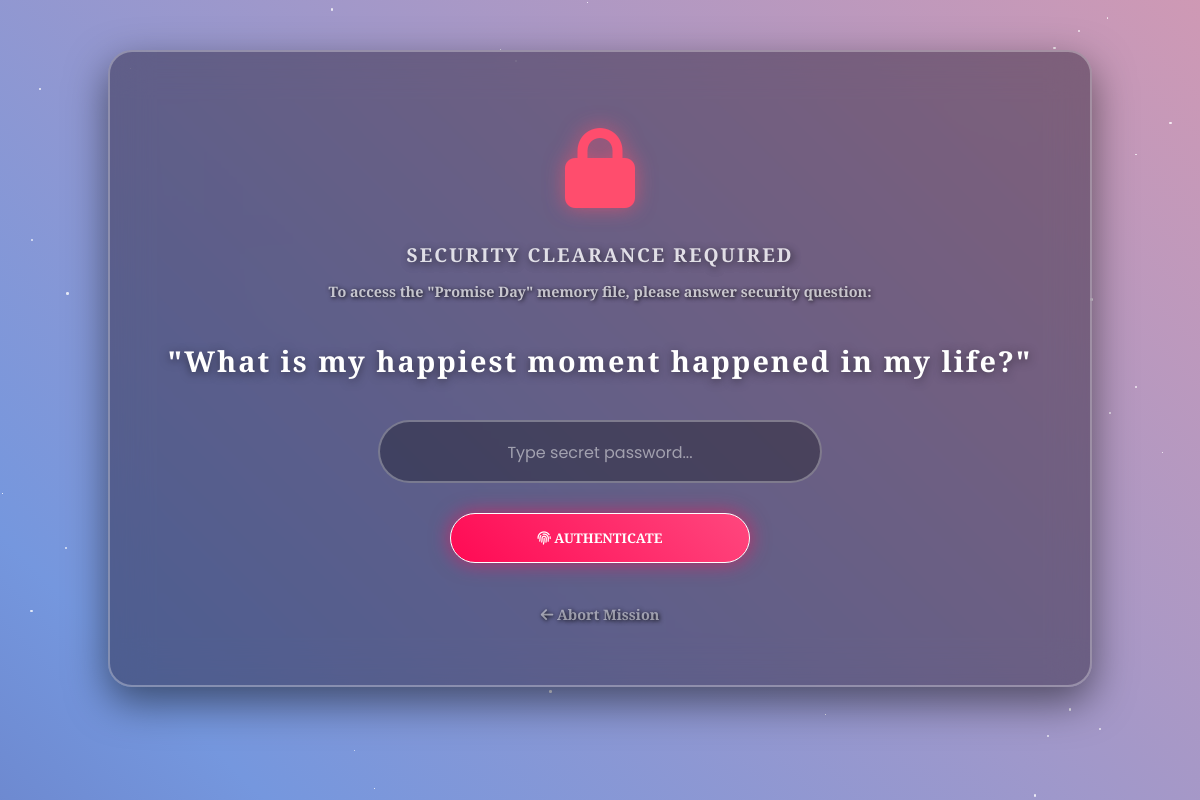
The page /unlock/5/ (signed in) on the database its author committed.
### valentine/models.py (models this page shows, shortened)
class ValentineDay(models.Model):
    title = models.CharField(max_length=100)  # e.g., "Rose Day"
    date_to_unlock = models.DateField()       # e.g., 2026-02-07
    clue_question = models.CharField(max_length=255) # e.g., "Where did we first meet?"
    correct_answer = models.CharField(max_length=100) # e.g., "cubbon park"
    love_letter = models.TextField()
    photo = models.ImageField(upload_to='memories/', blank=True, null=True) # Her photos
    music = models.FileField(upload_to='music/', blank=True, null=True)     # Your songs (CTRL+HEART)

### valentine/views.py (the view, shortened to what this page needs)
# urls.py: path('unlock/<int:day_id>/', views.unlock_day, name='unlock_day'),
@login_required
def unlock_day(request, day_id):
    day = get_object_or_404(ValentineDay, pk=day_id)
    today = (timezone.now() + timedelta(hours=5, minutes=30)).date()
    if day.date_to_unlock > today:
        return render(request, 'locked.html', {'day': day})
    return render(request, 'quiz.html', {'day': day})

### valentine/templates/quiz.html (shortened to what this page needs)
{% extends 'base.html' %}
{% block content %}
<div class="glass-card security-card">
    <div class="lock-icon">
        <i class="fas fa-lock"></i>
    </div>
    <h1 style="margin-bottom: 10px; font-size: 1.2rem; letter-spacing: 2px; opacity: 0.8; text-transform: uppercase;">
        Security Clearance Required
    </h1>
    <p style="color: rgba(255,255,255,0.7); font-size: 0.9rem; margin-bottom: 40px;">
        To access the "<b>{{ day.title }}</b>" memory file, please answer security question:
    </p>
    <h2 class="security-question">
        "{{ day.clue_question }}"
    </h2>
    <form method="POST" autocomplete="off">
        <div class="input-group">
            <input type="text" name="answer" placeholder="Type secret password..." required autofocus>
        </div>
        <button type="submit" class="btn-glow" style="width: 100%; max-width: 300px;">
            <i class="fas fa-fingerprint"></i> Authenticate
        </button>
    </form>
    <div style="margin-top: 40px;">
        <a href="{% url 'home' %}" style="color: rgba(255,255,255,0.5); text-decoration: none; font-size: 0.9rem; transition: 0.3s;">
            <i class="fas fa-arrow-left"></i> Abort Mission
        </a>
    </div>
</div>
{% endblock %}

### valentine/templates/base.html (style rules this page uses)
:root { --primary: #ff0a54; --gold: #ffd700; --glass: rgba(20, 10, 30, 0.4); --glass-border: rgba(255, 255, 255, 0.3); --text-glow: 0 0 10px rgba(255, 255, 255, 0.8); }
body { margin: 0; font-family: 'Playfair Display', serif; background: linear-gradient(45deg, #2b1055, #7597de, #ff9a9e, #a18cd1); background-size: 400% 400%; animation: gradientBG 15s ease infinite; min-height: 100vh; color: #fff; overflow-x: hidden; }
h1, h2, h3 { font-family: 'Cinzel', serif; font-weight: 700; text-shadow: 2px 2px 8px rgba(0,0,0,0.8); letter-spacing: 2px; color: #fff; }
p, span, a, div { text-shadow: 1px 1px 4px rgba(0,0,0,0.9); font-weight: 600; }
.glass-card { background: var(--glass); backdrop-filter: blur(20px); border: 2px solid var(--glass-border); border-radius: 24px; padding: 40px; box-shadow: 0 15px 40px rgba(0,0,0,0.5); margin: 30px auto; max-width: 900px; position: relative; z-index: 10; }
.btn-glow { font-family: 'Cinzel', serif; background: linear-gradient(45deg, #ff0a54, #ff477e); color: white; border: 1px solid white; padding: 15px 40px; border-radius: 50px; font-weight: 700; text-transform: uppercase; text-decoration: none; display: inline-block; box-shadow: 0 0 20px rgba(255, 10, 84, 0.6); transition: 0.3s; }

### valentine/templates/quiz.html (style rules this page uses)
.security-card { text-align: center; padding: 60px 40px; position: relative; overflow: hidden; }
.lock-icon { font-size: 5rem; margin-bottom: 20px; color: #ff4d6d; text-shadow: 0 0 20px rgba(255, 77, 109, 0.6); animation: floatLock 3s ease-in-out infinite; }
.security-question { font-size: 1.8rem; margin-bottom: 40px; color: #fff; font-weight: 600; text-shadow: 0 2px 10px rgba(0,0,0,0.5); }
.input-group { position: relative; margin-bottom: 30px; }
.input-group input { width: 100%; max-width: 400px; padding: 15px 20px; border: 2px solid rgba(255,255,255,0.3); background: rgba(0,0,0,0.3); border-radius: 50px; color: #fff; font-size: 1.2rem; text-align: center; outline: none; transition: 0.3s; font-family: 'Poppins', sans-serif; }
.input-group input::placeholder { color: rgba(255,255,255,0.5); font-size: 1rem; }

### rows shown on the page
ValentineDay: title "Promise Day", clue_question "What is my happiest moment happened in my life?"
